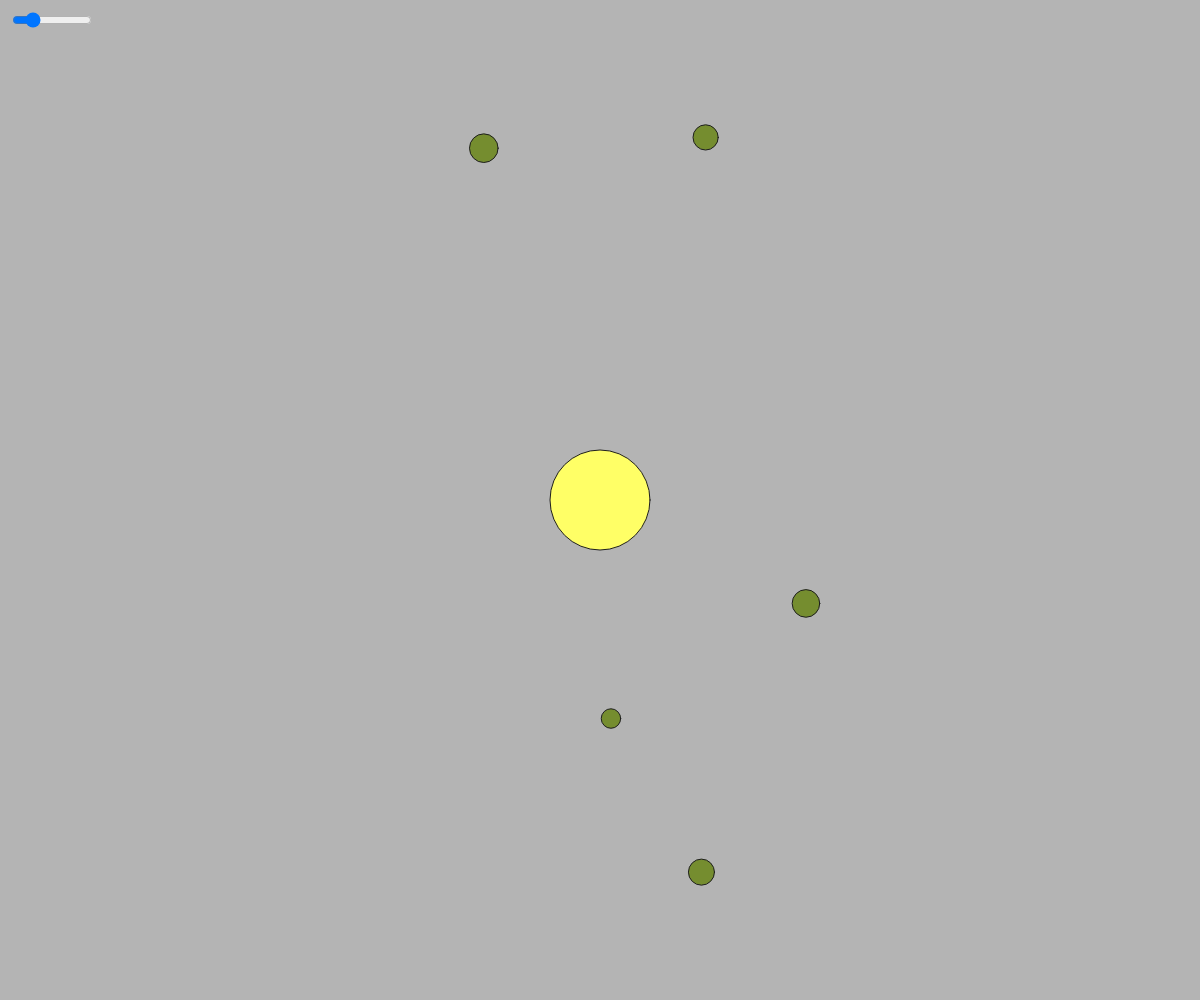
Frame 1 (no input)
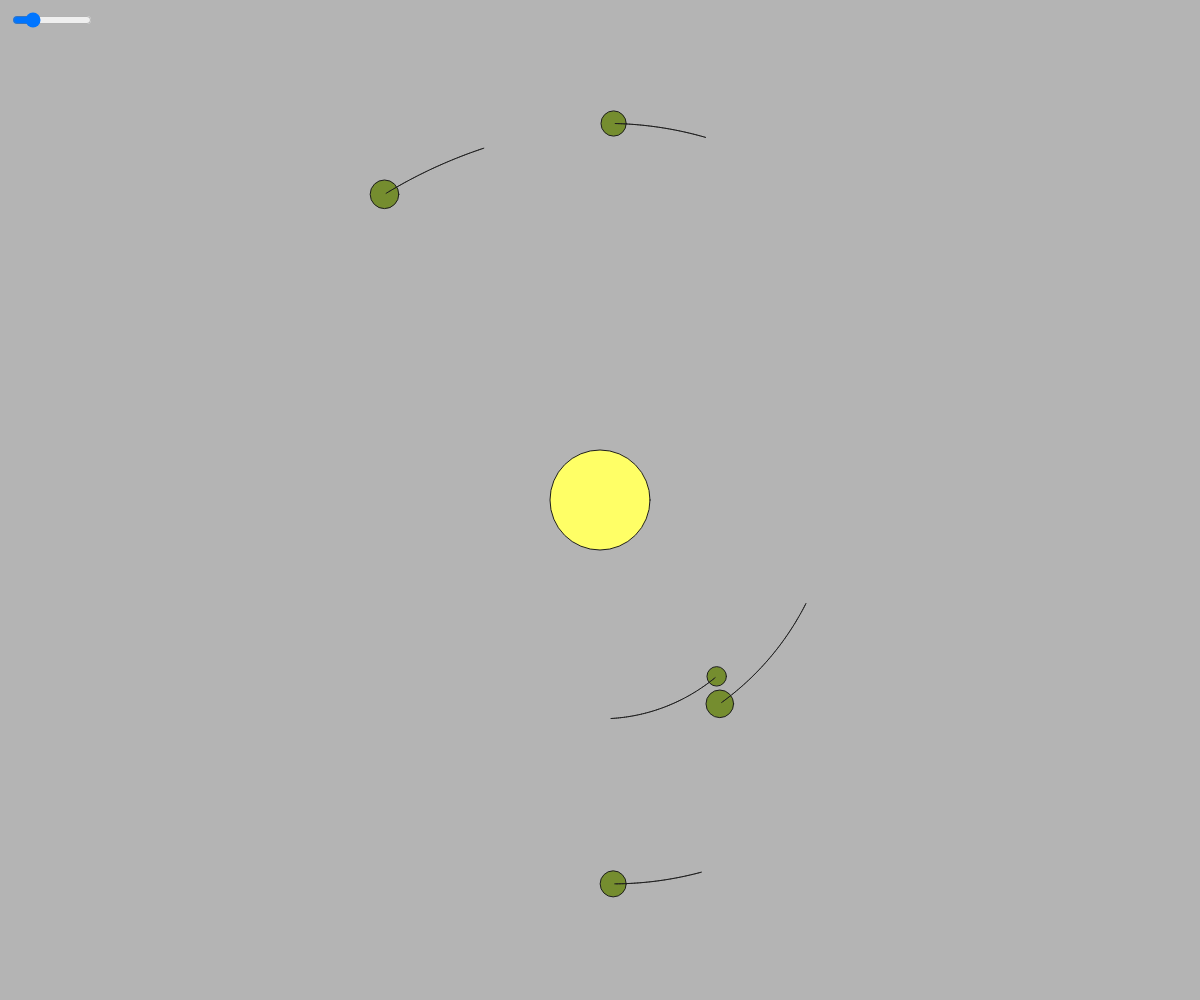
Frame 60 (no input)
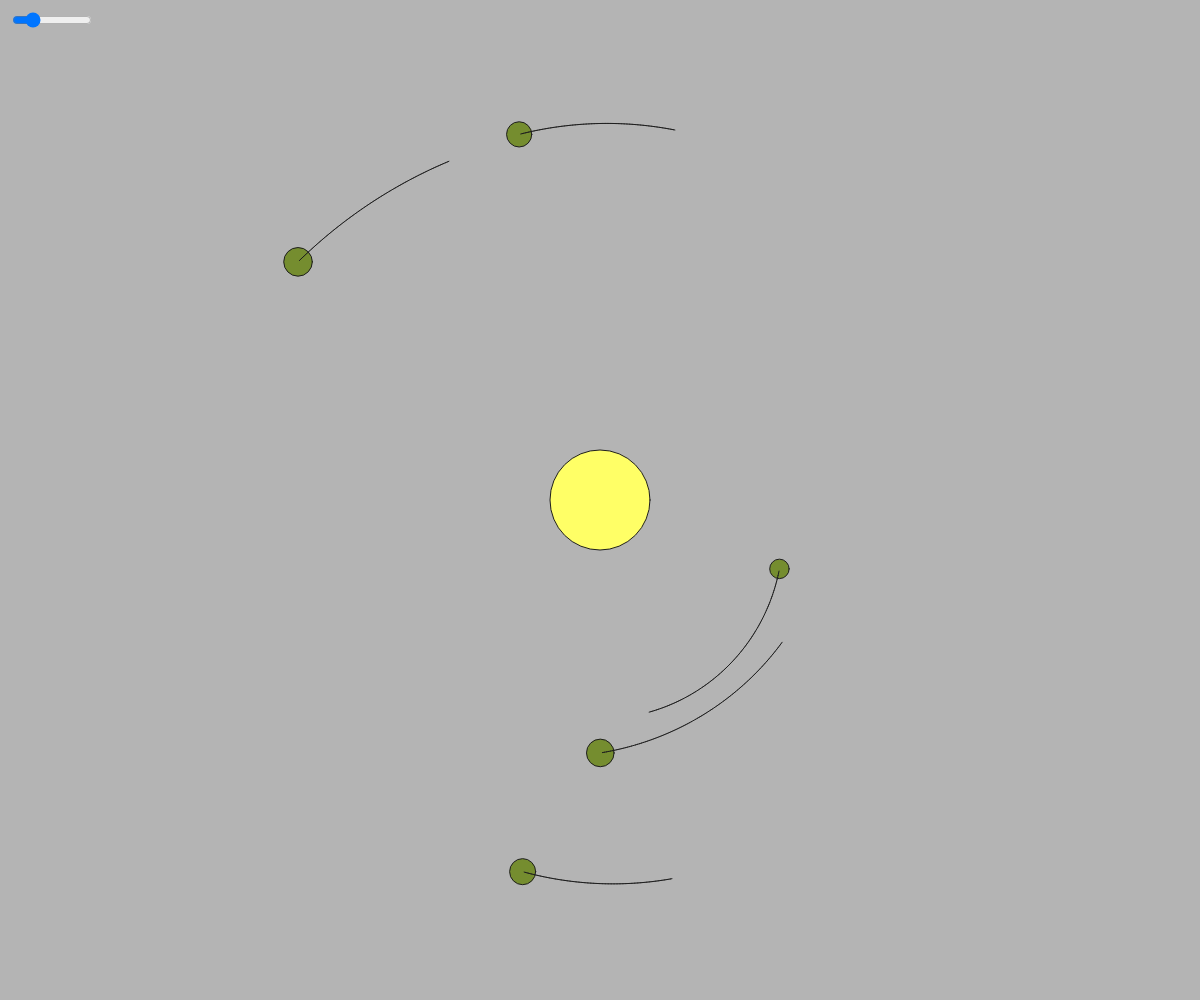
Frame 120 (the mouse pressed at the canvas centre since frame 60)

The p5.js sketch that drew these frames (run headless with seeded random() and noise() and a simulated clock; from frame 60 on, the mouse is pressed at the canvas centre):

// p5.js sketch
// ── sketch.js
let star;
let planets = [];
let gravitySlider
let bgSlider;
let planetsNum = 5;
let unstable = 0.2;

function setup() {
  createCanvas(windowWidth, windowHeight);
  gravitySlider = createSlider(0, 50, 10, 10);
  gravitySlider.position(10, 10);
  gravitySlider.style('width', '80px');
  bgSlider = createSlider(0, 255, 180);
  bgSlider.position(1810, 950);
  bgSlider.style('width', '100px');

//create attractor
  star = new body(100, createVector(0,0), createVector(0,0));
//create planets
  for(let i = 0; i < planetsNum; i++){
    let rad = random(star.rad, (windowWidth / 2, windowHeight / 2));
    let theta = random(TWO_PI);
    let planetPos = createVector(rad*cos(theta), rad*sin(theta));

    planetVel = planetPos.copy();
    planetVel.rotate(HALF_PI);
    planetVel.setMag(sqrt(gravitySlider.value() * star.mass/planetPos.mag()));
    //reverse directions
    if (random(1) < 0.4){
      planetVel.mult(-1);
    }

    planetVel.mult(random (1 - unstable, 1 + unstable));
    planets.push( new body(random(10, 30), planetPos, planetVel) );

  }

  rgb = [random(0, 255), random(0, 255), random(0, 255)];

}

function draw() {
  textAlign(CENTER);
  translate(width/2, height/2);
  background(bgSlider.value()); 
  fill(255);
  textSize(15);
  text("Gravity: " + gravitySlider.value(), -910, -445);
  for(let i = 0; i < planets.length; i++){
    star.attract(planets[i]);
    planets[i].update();
    planets[i].show(color(rgb[0], rgb[1], rgb[2]));
    console.log("planet: ",i ,planetVel);
  }
  star.show(color(255, 255, 102));
}

function body(_mass, _pos, _vel){
  this.mass = _mass;
  this.pos = _pos;
  this.vel = _vel;
  this.rad = this.mass;
  this.path = [];
//build body
  this.show = function(c){
    stroke(30); fill(c);
    ellipse(this.pos.x , this.pos.y, this.rad, this.rad); 
    //tail
    stroke(30);
    for (let i = 0; i < this.path.length - 2; i++){
      line(this.path[i].x, this.path[i].y, this.path[i + 1].x, this.path[i + 1].y);
    }
  }
//update position of body
  this.update = function(){
    this.pos.x += this.vel.x;
    this.pos.y += this.vel.y;
    this.path.push(this.pos.copy());
    if (this.path.length > 100) {
      this.path.splice(0, 1);
    }
  }
  
  //gravity
  this.applyF = function(f){
    this.vel.x += f.x / this.mass;
    this.vel.y += f.y / this.mass;
  }

  this.attract = function(child){
    let r = dist(this.pos.x, this.pos.y, child.pos.x, child.pos.y);
    let f = this.pos.copy().sub(child.pos);
    f.setMag((gravitySlider.value() * this.mass * child.mass) / (r * r))
    child.applyF(f);
  }

}
